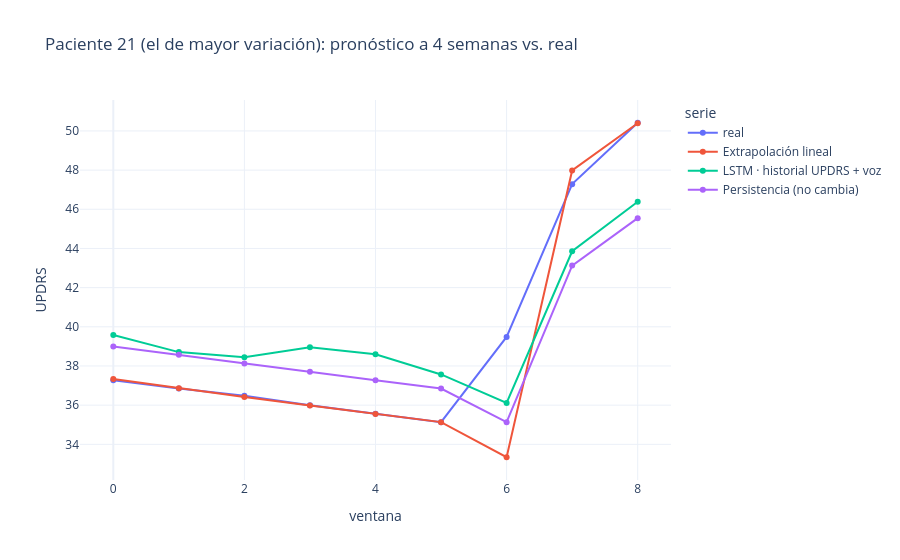

Write notebook code for a chart like this one.
### Code cell
pid = predicciones.groupby("paciente")["real"].agg(lambda s: s.max() - s.min()).idxmax()
p = predicciones[predicciones["paciente"] == pid].reset_index(drop=True)
p["ventana"] = range(len(p))
serie = p.melt(id_vars="ventana", value_vars=["real", "Extrapolación lineal", "LSTM · historial UPDRS + voz",
                                             "Persistencia (no cambia)"], var_name="serie", value_name="UPDRS")
fig = px.line(serie, x="ventana", y="UPDRS", color="serie", markers=True,
              title=f"Paciente {pid} (el de mayor variación): pronóstico a 4 semanas vs. real")
guardar(fig, "03_pronostico_ejemplo")
fig

### Figure 1 — Plotly figure (JSON) as saved in the notebook; plotly's stock layout.template omitted (floating-point values rounded to 4 significant figures)
{"data": [{"hovertemplate": "serie=real<br>ventana=%{x}<br>UPDRS=%{y}<extra></extra>", "legendgroup": "real", "line": {"color": "#636efa", "dash": "solid"}, "marker": {"symbol": "circle"}, "mode": "lines+markers", "name": "real", "orientation": "v", "showlegend": true, "type": "scatter", "x": [0, 1, 2, 3, 4, 5, 6, 7, 8], "xaxis": "x", "y": [37.27, 36.85, 36.48, 35.99, 35.56, 35.13, 39.48, 47.28, 50.42], "yaxis": "y"}, {"hovertemplate": "serie=Extrapolación lineal<br>ventana=%{x}<br>UPDRS=%{y}<extra></extra>", "legendgroup": "Extrapolación lineal", "line": {"color": "#EF553B", "dash": "solid"}, "marker": {"symbol": "circle"}, "mode": "lines+markers", "name": "Extrapolación lineal", "orientation": "v", "showlegend": true, "type": "scatter", "x": [0, 1, 2, 3, 4, 5, 6, 7, 8], "xaxis": "x", "y": [37.34, 36.86, 36.41, 35.98, 35.55, 35.13, 33.34, 47.98, 50.39], "yaxis": "y"}, {"hovertemplate": "serie=LSTM · historial UPDRS + voz<br>ventana=%{x}<br>UPDRS=%{y}<extra></extra>", "legendgroup": "LSTM · historial UPDRS + voz", "line": {"color": "#00cc96", "dash": "solid"}, "marker": {"symbol": "circle"}, "mode": "lines+markers", "name": "LSTM · historial UPDRS + voz", "orientation": "v", "showlegend": true, "type": "scatter", "x": [0, 1, 2, 3, 4, 5, 6, 7, 8], "xaxis": "x", "y": [39.58, 38.71, 38.45, 38.95, 38.6, 37.57, 36.12, 43.86, 46.39], "yaxis": "y"}, {"hovertemplate": "serie=Persistencia (no cambia)<br>ventana=%{x}<br>UPDRS=%{y}<extra></extra>", "legendgroup": "Persistencia (no cambia)", "line": {"color": "#ab63fa", "dash": "solid"}, "marker": {"symbol": "circle"}, "mode": "lines+markers", "name": "Persistencia (no cambia)", "orientation": "v", "showlegend": true, "type": "scatter", "x": [0, 1, 2, 3, 4, 5, 6, 7, 8], "xaxis": "x", "y": [38.99, 38.57, 38.13, 37.7, 37.27, 36.85, 35.13, 43.12, 45.55], "yaxis": "y"}], "layout": {"legend": {"title": {"text": "serie"}, "tracegroupgap": 0}, "title": {"text": "Paciente 21 (el de mayor variación): pronóstico a 4 semanas vs. real"}, "xaxis": {"anchor": "y", "domain": [0.0, 1.0], "title": {"text": "ventana"}}, "yaxis": {"anchor": "x", "domain": [0.0, 1.0], "title": {"text": "UPDRS"}}}}
